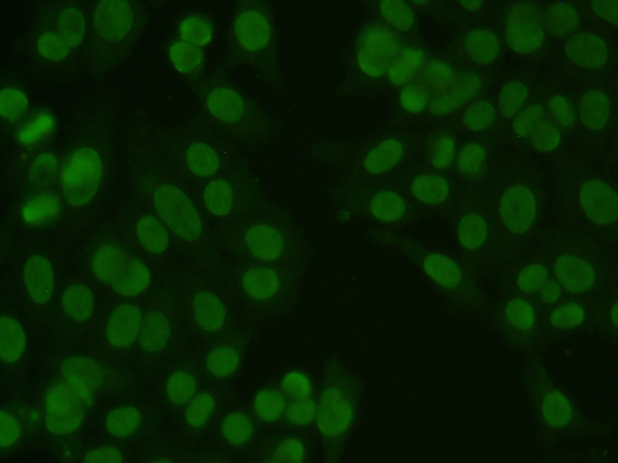
%> input picture CourseWork/Work1/img/cells.PNG, 1235 x 925 px (shown at 1/2 size)
$ octave test.m   (GNU Octave 9; MATLAB toolbox functions it lacks are replaced by stand-ins)
%> lines starting %> are read from the running program, lines starting %| are printed output that depends on the picture; in (x1, y1, x2, y2) boxes, pixels count from 0 and x2, y2 are one past the last pixel; in counts of white or black regions, pixels touching at a corner belong together; the program's own positions count from 1
% % % % f=imread('img\cells.png');                                   % 读入图像
% % % % bw=im2bw(f,graythresh(f));                                 % 转换为黑白二值图像
% % % % bwc=~bw;                                                % 图像反色
% % % % dst=bwdist(bwc);                                          % 图像距离
% % % % ws=watershed(-dst);
% % % % w=ws==0;
% % % % rf=bw&~w;
% % % % figure,imshow(f);                                        % 显示原始图像
% % % % title('Original Image');                                    % 设置图像标题
% % % % figure,imshow(bw);                                      % 显示处理后的图像
% % % % title('Negative Image');                                   % 设置图像标题
% % % % figure,imshow(ws);                                       % 显示处理后的图像
% % % % title('Watershed - Distance Transform');                     % 设置图像标题
% % % % figure,imshow(rf);                                        % 显示处理后的图像
% % % % title('Superimposed - Watershed and original image');         % 设置图像标题
% % % % h=fspecial('sobel');                                       % 设置滤波器
% % % % fd=im2double(f);                                         % 数据类型转换
% % % % sq=sqrt(imfilter(fd,h,'replicate').^2+imfilter(fd,h','replicate').^2);  % 分水岭距离变换
% % % % sqoc=imclose(imopen(sq,ones(3,3)),ones(3,3));               % 图像闭合运算
% % % % wsd=watershed(sqoc);
% % % % wg=wsd==0;
% % % % rfg=f;
% % % % rfg(wg)=255;
% % % % figure,imshow(wsd);                                        % 显示处理后的图像
% % % % title('Watershed - Gradient');                                 % 设置图像标题
% % % % figure,imshow(rf);                                           % 显示处理后的图像
% % % % title('Superimposed - Watershed and original image');           % 设置图像标题
% % % % im=imextendedmin(f,20);
% % % % Lim=watershed(bwdist(im));
% % % % figure,imshow(Lim);                                        % 显示处理后的图像
% % % % title('Watershed - Marker Controlled');                         % 设置图像标题
% % % % em=Lim==0;
% % % % rfmin=imimposemin(sq,im|em);
% % % % wsdmin=watershed(rfmin);
% % % % figure,imshow(rfmin);                                      % 显示处理后的图像
% % % % title('Watershed - Gradient and Marker Controlled');            % 设置图像标题
% % % % rfgm=f;
% % % % rfgm(wsdmin==0)=255;
% % % % figure,imshow(rfgm);                                       % 显示处理后的图像
% % % % title('Superimposed - Watershed (GM) and original image'); % 设置图像标题
% % %
% % %
% % % %%
% % %
% % % clc
% % % clear
% % % warning off
% % % he = imread('img\cells.png');
% % % figure,imshow(he), title('H&E image');
% % % text(size(he,2),size(he,1)+15,...
% % %      'Image courtesy of Alan Partin, Johns Hopkins University', ...
% % %      'FontSize',7,'HorizontalAlignment','right');
% % %  cform = makecform('srgb2lab');
% % % lab_he = applycform(he,cform);
% % % ab = double(lab_he(:,:,2:3));
% % % nrows = size(ab,1);
% % % ncols = size(ab,2);
% % % ab = reshape(ab,nrows*ncols,2);
% % %
% % % nColors = 3;
% % % % repeat the clustering 3 times to avoid local minima
% % % [cluster_idx cluster_center] = kmeans(ab,nColors,'distance','sqEuclidean', ...
% % %                                       'Replicates',3);
% % %
% % %                                   pixel_labels = reshape(cluster_idx,nrows,ncols);
% % % figure,imshow(pixel_labels,[]), title('image labeled by cluster index');
% % %
% % % segmented_images = cell(1,3);
% % % rgb_label = repmat(pixel_labels,[1 1 3]);
% % %
% % % for k = 1:nColors
% % %     color = he;
% % %     color(rgb_label ~= k) = 0;
% % %     segmented_images{k} = color;
% % % end
% % % figure,imshow(segmented_images{1}), title('objects in cluster 1');
% % % figure,imshow(segmented_images{2}), title('objects in cluster 2');
% % %
% % % figure,imshow(segmented_images{3}), title('objects in cluster 3');
% % % mean_cluster_val = zeros(3,1);
% % % for k = 1:nColors
% % %     mean_cluster_val(k) = mean(cluster_center(k));
% % % end
% % % [mean_cluster_val,idx] = sort(mean_cluster_val);
% % % blue_cluster_num = idx(2);
% % %
% % % L = lab_he(:,:,1);
% % % blue_idx = find(pixel_labels == blue_cluster_num);
% % % L_blue = L(blue_idx);
% % % is_light_blue = im2bw(L_blue,graythresh(L_blue));
% % %
% % % nuclei_labels = repmat(uint8(0),[nrows ncols]);
% % % nuclei_labels(blue_idx(is_light_blue==false)) = 1;
% % % nuclei_labels = repmat(nuclei_labels,[1 1 3]);
% % % blue_nuclei = he;
% % % blue_nuclei(nuclei_labels ~= 1) = 0;
% % % figure,imshow(blue_nuclei), title('blue nuclei');
% %
% %
% % %%
% % clear; clc;
% % % 读取图片rice.png
% % I=imread('rice.png');
% %
% % % 获取图片的背景
% % BG=imopen(I,strel('disk',15));
% %
% % %得到背景均匀的图片
% % I2=imsubtract(I,BG);
% %
% % %得到二值化的图片
% % level=graythresh(I2);
% % BW=im2bw(I2,level);
% %
% % % labeled是处理后的矩阵，numObjects是米粒的个数；
% % [labeled,numObjects]=bwlabel(BW,8);
% % imshow(labeled);
% % % 取一个空矩阵A，用来存放每个米粒占用的像素点数目；
% % [m,n]=size(labeled);
% % A=zeros(numObjects,1);
% %
% % % 该循环用来统计每个米粒的大小，例如，第 i 个米粒的大小，储存在A(i)中；
% %
% % for x=1:numObjects
% % for i=1:m
% % for j=1:n
% % if labeled(i,j)==x
% % A(x)=A(x)+1;
% % end
% % end
% % end
% % end
%
%
%
%
%
%
%
%
%
%
%
%
%
%
%
%
%
%
%
%
%
%
%
%
%
%
%
%
%
%
%
%
%
%
%
%% 3.1 Final Version

cells_ori = imread('img\cells.png');
%> cells_ori is the input picture: size 925x1235x3 uint8; mean R, G, B 5.4, 32, 1
cells = cells_ori(:,:,2);%rgb2gray(cells_ori);
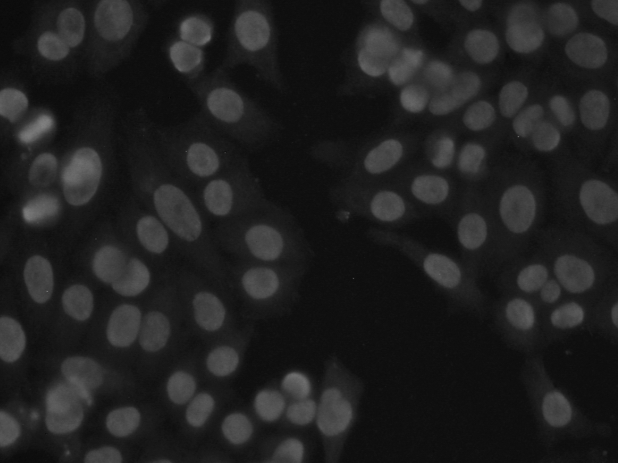
%> cells: size 925x1235 uint8 (shown at 1/2 size); min 1, max 154, mean 32
[m,n]=size(cells);
%> m = 925; n = 1235
subplot(2,2,1);
imshow(cells_ori);
title("Original Image");
hold on;

cells_level = graythresh(cells);
%> cells_level = 0.169
BW_cells = imbinarize(cells,cells_level);
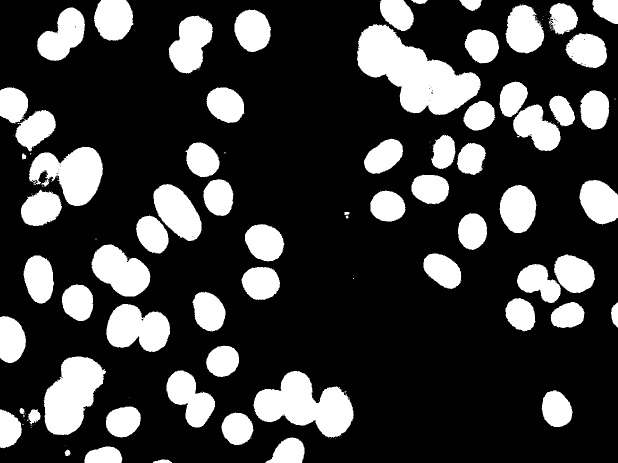
%> BW_cells: size 925x1235 logical (shown at 1/2 size); 23.9% white; 118 white regions (52 under 20 px), largest, box (x1, y1, x2, y2) and area: (714, 48, 962, 230) 23087, (507, 742, 707, 876) 15206, (87, 713, 212, 870) 12460
subplot(2,2,2);
imshow(BW_cells);
title("OTSU");
hold on;

m_cells=medfilt2(cells,[5,5]);
m_cells_level = graythresh(m_cells);
%> m_cells_level = 0.165
m_BW_cells = imbinarize(m_cells,m_cells_level);
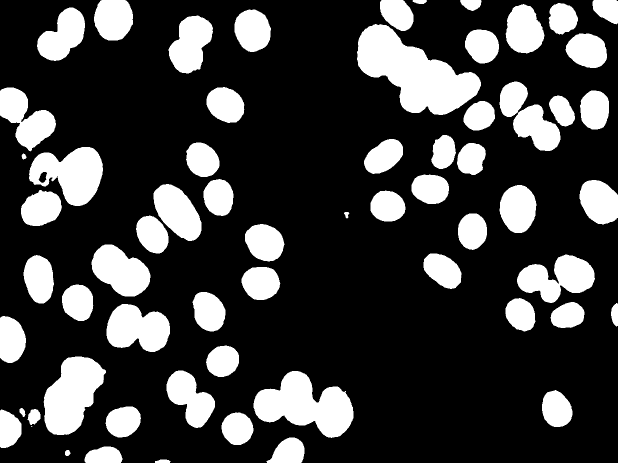
%> m_BW_cells: size 925x1235 logical (shown at 1/2 size); 24.2% white; 64 white regions (1 under 20 px), largest, box (x1, y1, x2, y2) and area: (714, 48, 962, 230) 23394, (507, 742, 707, 876) 15476, (87, 713, 212, 870) 12621

se=strel('disk',5);
m_cells_filled=imopen(m_BW_cells,se);
%> m_cells_filled: size 925x1235 logical; 24.2% white; 62 white regions, largest, box (x1, y1, x2, y2) and area: (714, 49, 962, 230) 23381, (507, 742, 707, 875) 15459, (88, 713, 212, 870) 12601

subplot(2,2,3);
imshow(m_cells_filled);
title("OTSU(Median Filter and Open operating)");
hold on;


tmpImg = zeros(m,n,5);
for i = [3,5]
    segmentation_m_cells=medfilt2(cells,[i,i]);
    segmentation_m_cells_level = graythresh(segmentation_m_cells);
    segmentation_m_BW_cells = imbinarize(segmentation_m_cells,segmentation_m_cells_level);
    se=strel('disk',9);
    segmentation_m_cells_filled=imopen(segmentation_m_BW_cells,se);

    D=-bwdist(~segmentation_m_cells_filled);
    mask=imextendedmin(D,2);
    D2=imimposemin(D,mask);
    Ld=watershed(D2);
    Water_splited=segmentation_m_cells_filled;
    Water_splited(Ld==0)=0;
    tmpImg(:,:,i) = Water_splited;
end
%> this loop made 2 passes
%> segmentation_m_cells_level on passes 1 to 2: 0.165, 0.165
%> pass 1, `D=-bwdist(~segmentation_m_cells_filled);`:
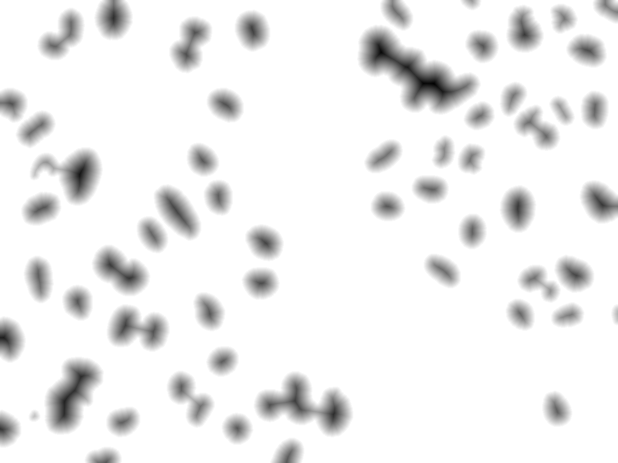
%> D: size 925x1235 single (shown at 1/2 size); min -46.84, max 0, mean -3.08; drawn with min black and max white
%> after the loop:
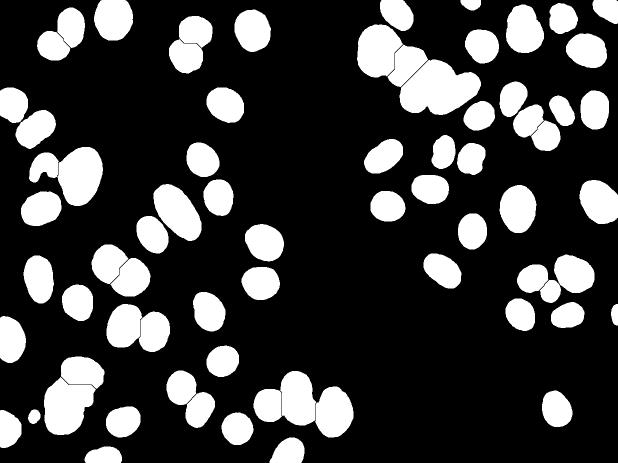
%> Water_splited: size 925x1235 logical (shown at 1/2 size); 24% white; 72 white regions, largest, box (x1, y1, x2, y2) and area: (799, 119, 962, 230) 12152, (88, 754, 192, 870) 8274, (115, 294, 206, 412) 8059

segmentation_cells = zeros(size(cells,1),size(cells,2));
for i = 1:m
    for j = 1:n
        if tmpImg(i,j,3) == tmpImg(i,j,5) && tmpImg(i,j,5)==1
            segmentation_cells(i,j) = 1;
        end
    end
end
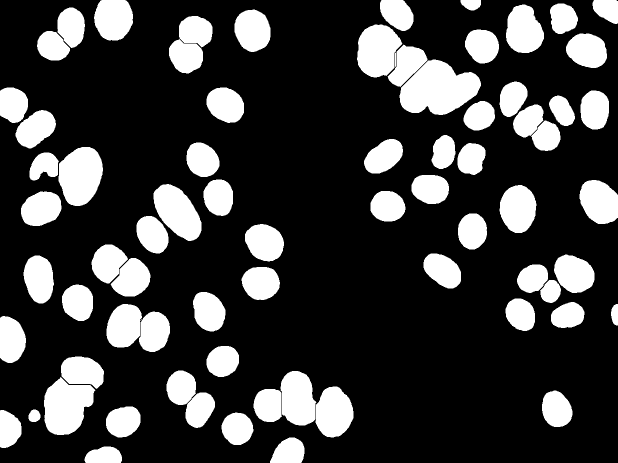
%> segmentation_cells: size 925x1235 double (shown at 1/2 size); values 0 (black) and 1 (white), 23.8% white; 74 white regions (1 under 20 px), largest, box (x1, y1, x2, y2) and area: (799, 119, 962, 230) 12131, (88, 754, 191, 870) 8227, (117, 294, 206, 412) 7983
subplot(2,2,4);
imshow(segmentation_cells);
title("OTSU(Median Filter & Open operating & Segmentation cells)");

%% Best result 1
I_ori = imread('img\cells.png');
I = I_ori(:,:,2);%rgb2gray(I_ori);
K = (1/81)*ones(9);
Zsmooth1 = uint8(conv2(I,K,'same'));
% Zsmooth1 = medfilt2(Zsmooth1,[11,11]);
% Zsmooth1 = imgaussfilt(I,3);
th = graythresh(Zsmooth1);
%> th = 0.165
img = uint8(Zsmooth1 - (th*255));
% th = mean(mean(Zsmooth1));
% Zsmooth1(Zsmooth1>35)=100;

BW2 = edge(img,'canny');
%> BW2: size 925x1235 logical; 1.6% white in thin lines or dots
se90 = strel('line',5,90);
se0 = strel('line',5,0);
BWsdil = imdilate(BW2,[se90 se0]);
%> BWsdil: size 925x1235 logical; 8.7% white; 86 white regions, largest, box (x1, y1, x2, y2) and area: (89, 713, 210, 870) 3781, (338, 32, 425, 147) 3128, (562, 743, 632, 851) 2555
BWdfill = imfill(BWsdil,'holes');
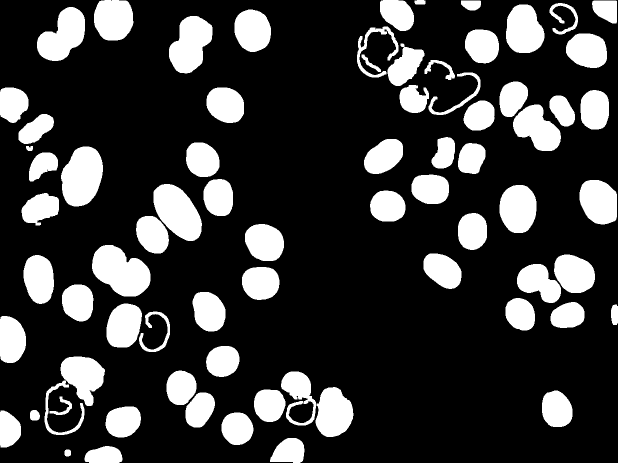
%> BWdfill: size 925x1235 logical (shown at 1/2 size); 22.1% white; 73 white regions, largest, box (x1, y1, x2, y2) and area: (184, 490, 301, 593) 8198, (122, 293, 206, 413) 7636, (307, 368, 404, 482) 7353
%> (the run ends here)
